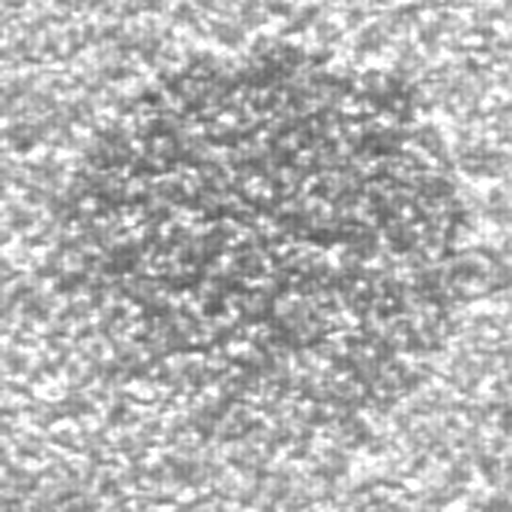
#> input picture train_images/train_00021.png, 512 x 512 px; its folder holds 4 pictures in this run
$ jupyter execute images_rotate_270.ipynb
#> lines starting #> are read from the running program, lines starting #| are printed output that depends on the picture
[cell 1]
from PIL import Image
import os

[cell 2]
#讀取圖片
train_images_ori_path = '../train_images'
train_images = os.listdir(train_images_ori_path)
print("train_images size :",len(train_images)) #確認資料夾內有多少筆資料

[cell 3]
#逆時針旋轉
for i in train_images:
    train_images_path = train_images_ori_path+'/'+i
    im = Image.open(train_images_path)
#> im is the input picture: PIL image 512x512 L; min 85, max 255, mean 178.1
#    im.show()
    im_rotate = im.rotate(270) #指定逆時針旋轉的角度
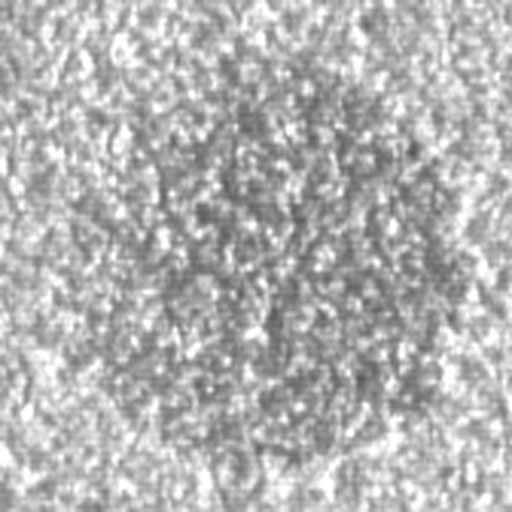
#> im_rotate: PIL image 512x512 L; min 85, max 255, mean 178.1
#    im_rotate.show()
    train_images_name='270_'+i #90度圖片命名
    im_rotate.save(train_images_name) #儲存圖片
#> pass 2 of the loop `for i in train_images:`:
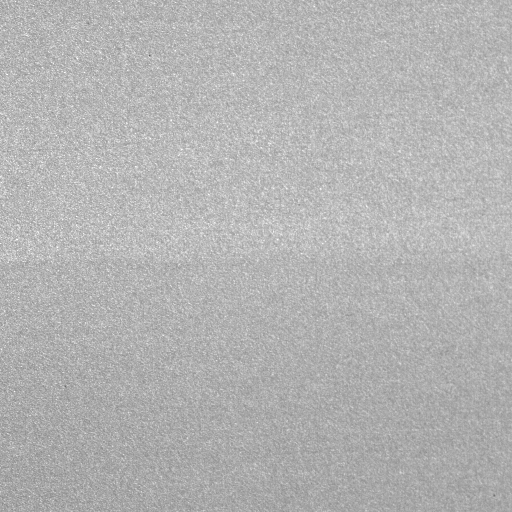
#> input picture train_images/train_00128.png, 512 x 512 px
#> im is the input picture: PIL image 512x512 L; min 97, max 255, mean 178.9
#> `im_rotate = im.rotate(270)`:
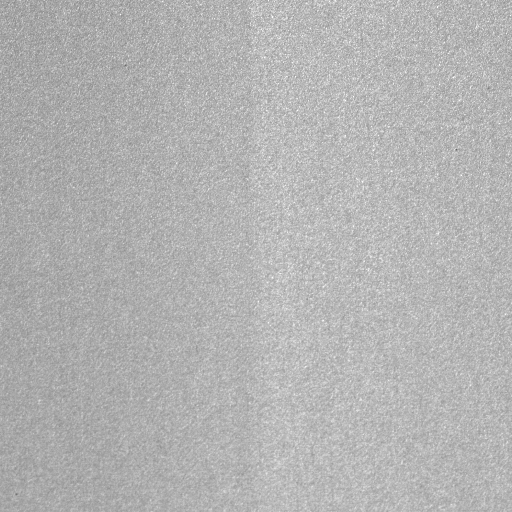
#> im_rotate: PIL image 512x512 L; min 97, max 255, mean 178.9
#> pass 3 of the loop `for i in train_images:`:
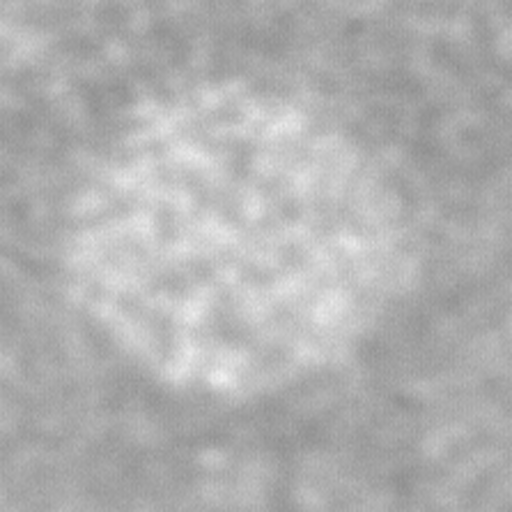
#> input picture train_images/train_00150.png, 512 x 512 px
#> im is the input picture: PIL image 512x512 L; min 142, max 240, mean 176
#> `im_rotate = im.rotate(270)`:
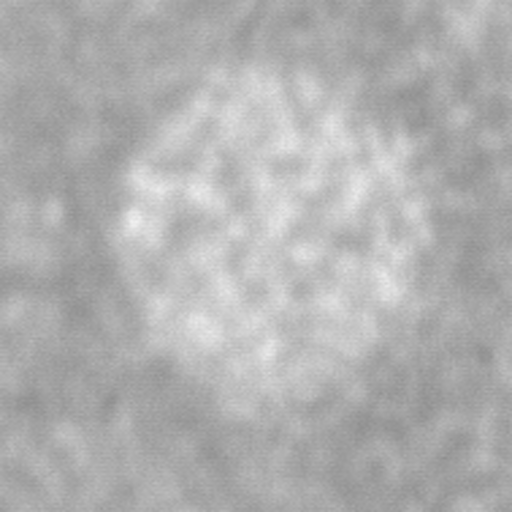
#> im_rotate: PIL image 512x512 L; min 142, max 240, mean 176
#> the loop made 4 passes; the first 3 are shown
